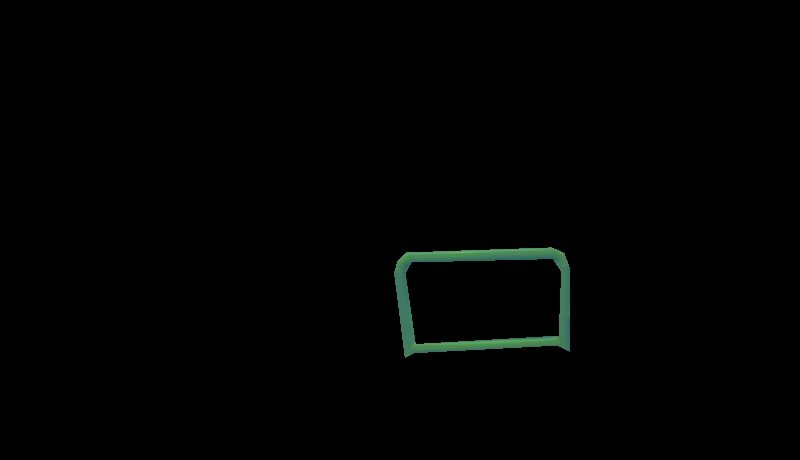
#> input picture Window_detection/GMM/FALTUDATA/window0.jpg, 800 x 460 px
$ python -i color_thresholding.py   (imports and definitions only)   (older library calls are emulated)
#> lines starting #> are read from the running program, lines starting #| are printed output that depends on the picture; after the words box and inside, x2 and y2 are one past the last pixel; in counts of white or black regions, pixels touching at a corner belong together
#> further down, picture is the input picture: shape (460, 800, 3); mean B, G, R 1.4, 1.9, 1
#!/usr/bin/env python
# [4 lines not run here, left out]

import cv2
import numpy as np
import math
import copy
import os

class BullsEyeDetection:
	def __init__(self):
                self.data_path = '/home/abhinav/drone-course/CC_tag_detection/'
                self.thresh = 0.8

	# [116 lines left out: functions get_line_clusters, augment_lines, get_hough_lines, refine_contours, not called in this run]

	def detect_ellipse_fitellipse(self,img):
		gray = cv2.cvtColor(img,cv2.COLOR_BGR2GRAY)
		cle = cv2.createCLAHE(clipLimit = 5.0,tileGridSize =(8,8))
		gray = cle.apply(gray)
		## fancy color thresholding
		img_hsv = cv2.cvtColor(img, cv2.COLOR_BGR2HSV)
#> img_hsv: shape (460, 800, 3); mean H, S, V 2, 5.3, 1.9
		mask = ((img_hsv > np.array([0,0,230])).astype(np.float32)
				+ (img_hsv > np.array([0,0,230])).astype(np.float32) * (-0.5) + 0.5)
#> mask: shape (460, 800, 3) float32; mean H, S, V 0.513, 0.514, 0.5

		test_img = np.uint8((mask * img_hsv)*255/np.max(mask * img_hsv))
#> test_img: shape (460, 800, 3); mean H, S, V 2, 5.3, 0.9
		img_partly_darken = cv2.cvtColor(test_img, cv2.COLOR_HSV2BGR)

		cv2.imshow('contrast corrected', img_partly_darken[:,:,2])
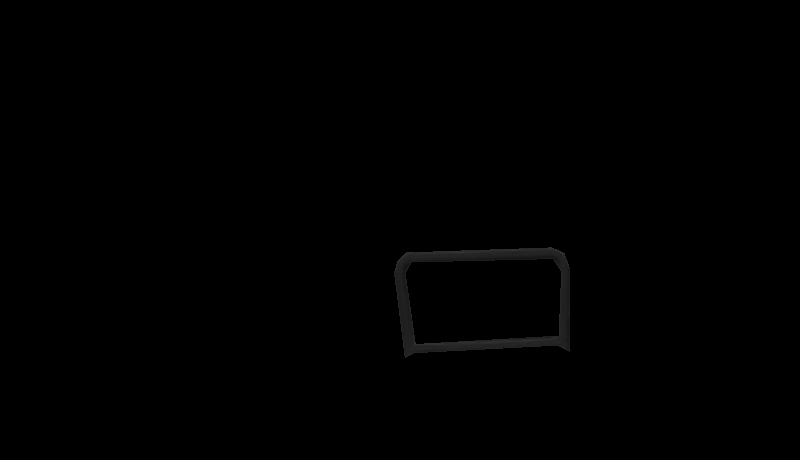
#> window 'contrast corrected': shape (460, 800); min 0, max 55, mean 0.5
		cv2.waitKey(0)
		cv2.destroyAllWindows()
		max_val = np.amax(gray)
#> max_val = 176
		rand_thresh = gray.copy()
		rand_thresh[rand_thresh[:]<(max_val*self.thresh)] = 0
		edges = cv2.Canny(rand_thresh,50,150,apertureSize = 3)
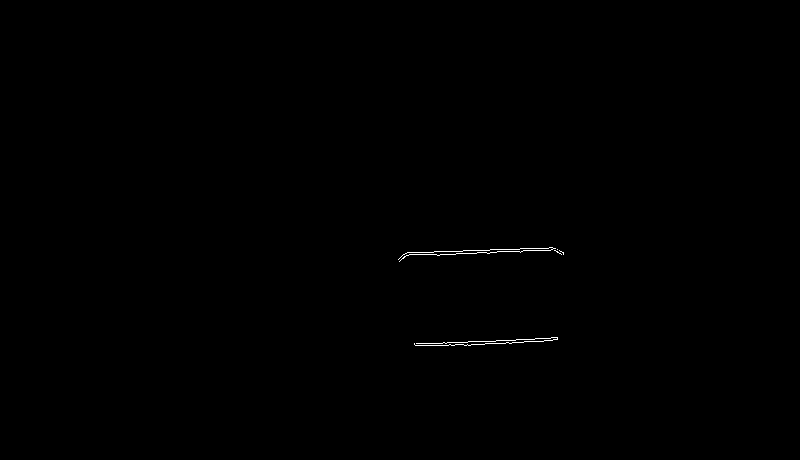
#> edges: shape (460, 800); 0.17% white in thin lines or dots, all inside (x1, y1, x2, y2) = (398, 247, 564, 346)
		kernel = np.ones((2,2),np.uint8)
		dilated_edges = cv2.dilate(edges,kernel,iterations = 1)
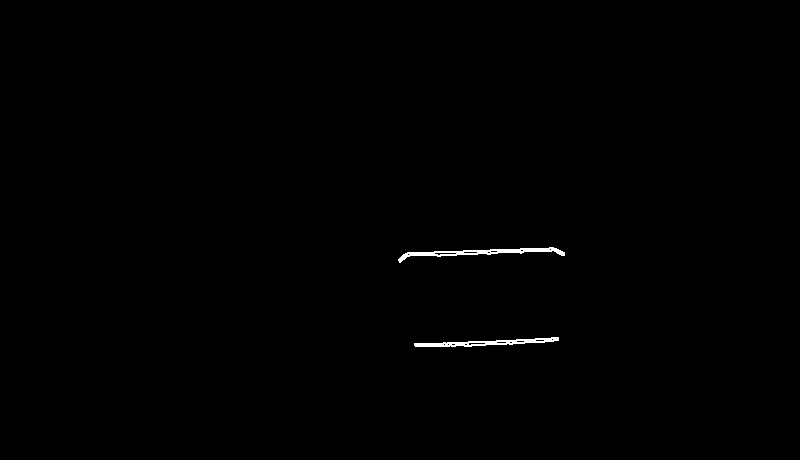
#> dilated_edges: shape (460, 800); 0.35% white; 2 white regions
		# [7 lines of commented-out code are left out]
		lines = cv2.HoughLines(edges,1,np.pi/180,30)
#> lines = 48 rows, first 8: [269, 1.54], [366, 1.52], [360, 1.54], [277, 1.52], [259, 1.55], [266, 1.54], [375, 1.5], [358, 1.54]
		same_thresh = 0.25
		orthogonal_thresh =0.5

		if(lines is not None):

			i,contours,h = cv2.findContours(dilated_edges,cv2.RETR_TREE,cv2.CHAIN_APPROX_NONE)
#> contours = 19 contours, 14 with area under 20; largest, box (x1, y1, x2, y2) and area: (398, 247, 565, 263) 584, (414, 337, 559, 347) 506, (434, 252, 457, 256) 44, (468, 342, 486, 346) 34, (463, 251, 478, 254) 26; h = 19 rows, first 6: [11, -1, 1, -1], [2, -1, -1, 0], [3, 1, -1, 0], [4, 2, -1, 0], [5, 3, -1, 0], [6, 4, -1, 0]
			# print("h = ", h)
			max_w = 0
			max_h = 0
			iter_ = -1
			count = 0
#> (the run stopped early here; a loop or call above may not have finished)

$ run again, on Window_detection/GMM/FALTUDATA/window100.jpg
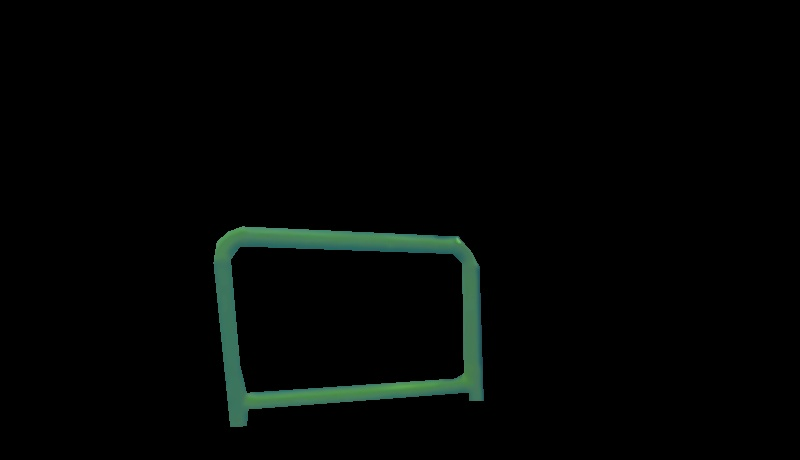
#> input picture Window_detection/GMM/FALTUDATA/window100.jpg, 800 x 460 px
#> picture is the input picture: shape (460, 800, 3); mean B, G, R 3.6, 4.7, 2.5
#> img_hsv: shape (460, 800, 3); mean H, S, V 4.6, 11.1, 4.8
#> mask: shape (460, 800, 3) float32; mean H, S, V 0.529, 0.532, 0.5
#> test_img: shape (460, 800, 3); mean H, S, V 4.6, 11.1, 2.4
#> max_val = 185
#> in detect_ellipse_fitellipse, `edges = cv2.Canny(rand_thresh,50,150,apertureSize = 3)`:
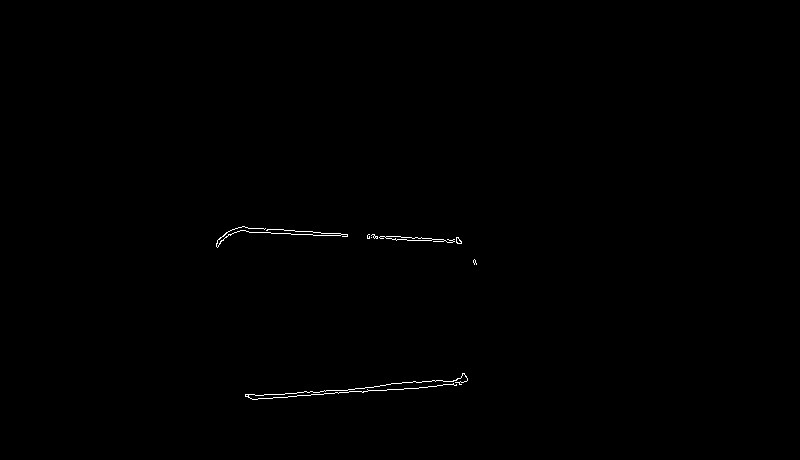
#> edges: shape (460, 800); 0.26% white in thin lines or dots, all inside (x1, y1, x2, y2) = (216, 226, 477, 400)
#> in detect_ellipse_fitellipse, `dilated_edges = cv2.dilate(edges,kernel,iterations = 1)`:
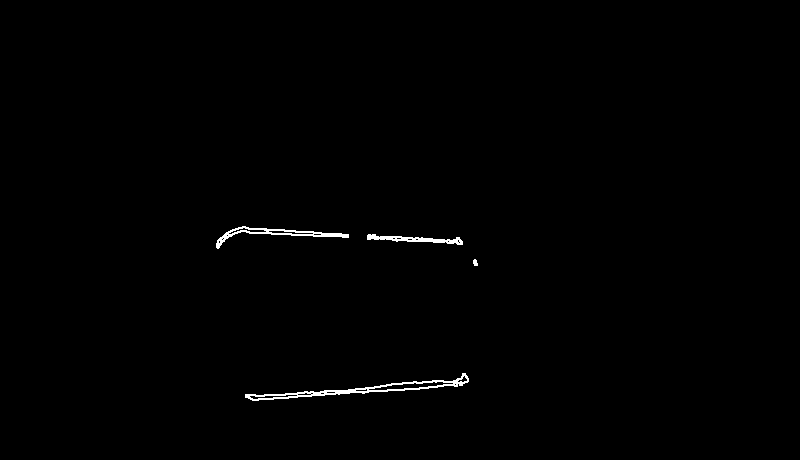
#> dilated_edges: shape (460, 800); 0.56% white in thin lines or dots, all inside (x1, y1, x2, y2) = (216, 226, 478, 401)
#> lines = 56 rows, first 8: [218, 1.62], [415, 1.5], [223, 1.61], [215, 1.62], [210, 1.64], [403, 1.54], [420, 1.48], [412, 1.5]
#> contours = 27 contours, 17 with area under 20; largest, box (x1, y1, x2, y2) and area: (245, 373, 469, 401) 1144, (216, 226, 349, 249) 595, (367, 234, 463, 245) 336, (368, 381, 454, 391) 335, (249, 394, 298, 400) 113; h = 27 rows, first 6: [10, -1, 1, -1], [2, -1, -1, 0], [3, 1, -1, 0], [4, 2, -1, 0], [5, 3, -1, 0], [6, 4, -1, 0]
